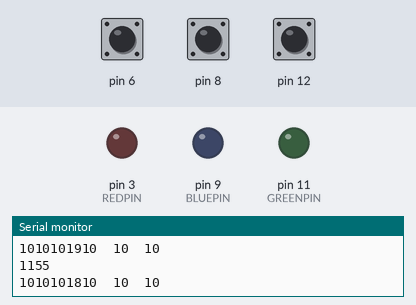
Simulated run of this sketch. Board: Arduino Uno, built with avr-gcc and run on an emulated ATmega328P. Parts: output pins drawn as LEDs (lit = HIGH), the last lines printed to the serial monitor. The test bench sets the inputs (shaded band); at power-on: pin 6 HIGH, pin 8 HIGH, pin 12 HIGH.

Above: at 1.2 s.
1.3 s: pin 6 pulled LOW for 0.15 s
At 2.4 s:
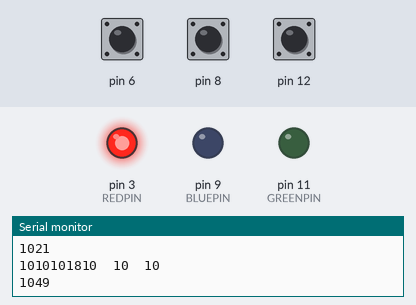
2.9 s: pin 8 pulled LOW for 0.15 s
At 3.9 s:
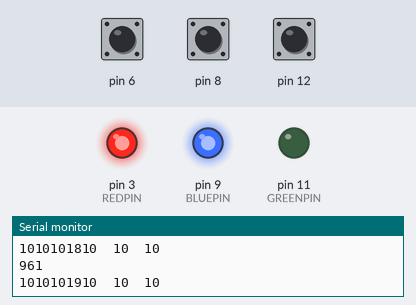
4.5 s: pin 12 pulled LOW for 0.15 s
At 5.2 s:
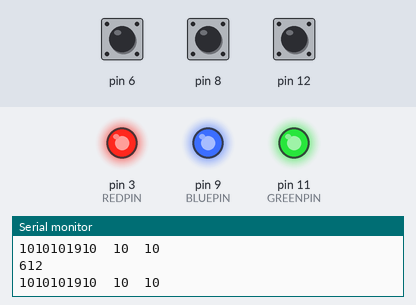
6.1 s: pin 6 pulled LOW for 1 s
At 6.7 s:
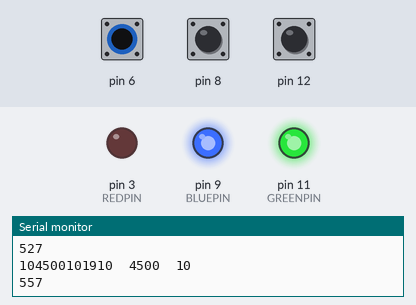
8.6 s: pin 8 pulled LOW for 0.15 s
At 9.1 s:
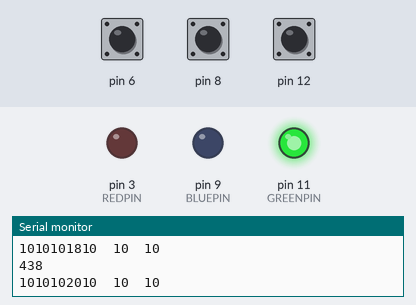
10.2 s: pin 6 pulled LOW for 0.15 s
At 10.5 s:
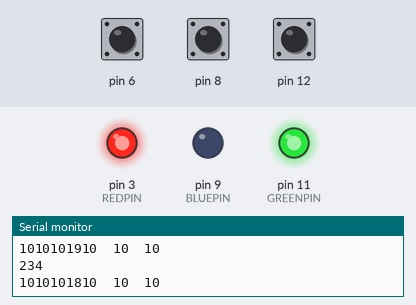
Timing chart, 0 to 12.8 s (numbered marks = the images above; inputs shaded):
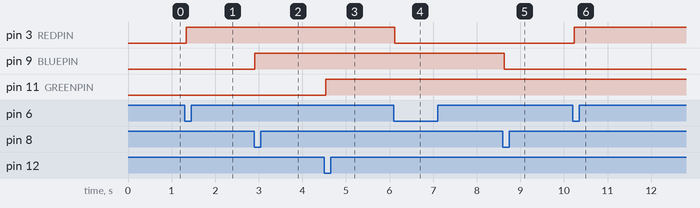

The sketch:

Working_capsense_3_sensors_3_leds_turns_on_and_off.ino
```cpp
#include <CapacitiveSensor.h>


long time = 0;
int state1 = LOW; // flipping to low tp see if it will disable led turn on boot seq
boolean yes1;
boolean previous1 = false;
int debounce1 = 200;

#define REDPIN 3
#define GREENPIN 11
#define BLUEPIN 9

int state2 = LOW;
boolean yes2;
boolean previous2 = false;
int debounce2 = 200;

int state3 = LOW;
boolean yes3;
boolean previous3 = false;
int debounce3 = 200;

CapacitiveSensor   cs_2_12 = CapacitiveSensor(2, 12);  // 10M resistor between pins 4 & 2, pin 2 is sensor pin, add a wire and or foil if desired// To add more sensors...//CapacitiveSensor   cs_4_6 = CapacitiveSensor(4,6);        // 10M resistor between pins 4 & 6, pin 6 is sensor pin, add a wire and or foil//CapacitiveSensor   cs_4_8 = CapacitiveSensor(4,8);        // 10M resistor between pins 4 & 8, pin 8 is sensor pin, add a wire and or foilvoidsetup()
CapacitiveSensor   cs_5_6 = CapacitiveSensor(5, 6);       //red  2M resistor between pins 5 & 6, pin 5 is sensor pin, add a wire and or foil if desired
CapacitiveSensor   cs_7_8 = CapacitiveSensor(7, 8);       // green 3.3M resistor between pins 7 & 8, pin 7 is sensor pin, add a wire and or foil if desired

void setup()
{
  cs_2_12.set_CS_AutocaL_Millis(0xFFFFFFFF);  //Calibrate the sensor...
  cs_5_6.set_CS_AutocaL_Millis(0xFFFFFFFF);     // turn off autocalibrate on channel 2 - just as an example
  cs_7_8.set_CS_AutocaL_Millis(0xFFFFFFFF);     // turn off autocalibrate on channel 3 - just as an example

  pinMode(REDPIN, OUTPUT);
  pinMode(GREENPIN, OUTPUT);
  pinMode(BLUEPIN, OUTPUT);
  Serial.begin(9600);
}

void loop()
{

  long start = millis(); // dc added
  long total1 =  cs_2_12.capacitiveSensor(30);
  long sensorValue1 =  cs_2_12.capacitiveSensor(30);
  long total2 =  cs_5_6.capacitiveSensor(30);
  long sensorValue2 =  cs_5_6.capacitiveSensor(30);
  long total3 =  cs_7_8.capacitiveSensor(30);
  long sensorValue3 =  cs_7_8.capacitiveSensor(30);

  Serial.print(sensorValue1);  // tab character for debug windown spacing
  Serial.print(sensorValue2);                    // tab character for debug windown spacing
  Serial.print(sensorValue3);                    // tab character for debug windown spacing

  Serial.print(millis() - start);        // check on performance in milliseconds dc added


  Serial.print(total1);                  // print sensor output 1
  Serial.print("\t");
  Serial.print(total2);                  // print sensor output 2
  Serial.print("\t");
  Serial.print(total3);                  // print sensor output 3
  Serial.println("\t");

  if (total1 > 600) {yes1 = true;}
  else {yes1 = false; // to toggle the state of state
  }
  if (yes1 == true && previous1  == false && (millis() - time > debounce1 || millis() < time)) {

  if (state1 == HIGH) {state1 = LOW;}
  else
  state1 = HIGH;
    time = millis();
  }
  digitalWrite(GREENPIN, state1);
  previous1 = yes1;


  if (total2 > 600) {yes2 = true;}
  else {yes2 = false; // to toggle the state of state
  }
  if (yes2 == true && previous2  == false && (millis() - time > debounce2 || millis() < time)) {

    if (state2 == HIGH) {state2 = LOW;}
    else
      state2 = HIGH;
    time = millis();
  }

  digitalWrite(REDPIN, state2);
  previous2 = yes2;

  {
    if (total3 > 600) {yes3 = true;
    }
    else {yes3 = false; // to toggle the state of state
    }
    if (yes3 == true && previous3  == false && (millis() - time > debounce3 || millis() < time)) {

      if (state3 == HIGH) {state3 = LOW;}
      else
        state3 = HIGH;
      time = millis();
    }

    digitalWrite(BLUEPIN, state3);
    previous3 = yes3;
    {
      Serial.println(millis() - time);
      delay(10);


    }
  }
}
```

Measured:
- after the input at 1.3 s, pin 3 (REDPIN): LOW → HIGH at once
- after the input at 2.9 s, pin 9 (BLUEPIN): LOW → HIGH at once
- after the input at 4.5 s, pin 11 (GREENPIN): LOW → HIGH at once
- after the input at 6.1 s, pin 3 (REDPIN): HIGH → LOW at once
- after the input at 8.6 s, pin 9 (BLUEPIN): HIGH → LOW at once
- after the input at 10.2 s, pin 3 (REDPIN): LOW → HIGH at once
